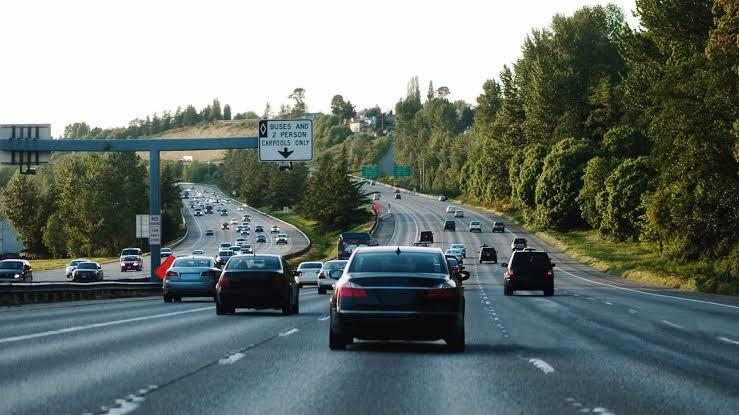
#> input picture WhatsApp Image 2022-03-15 at 8.09.38 AM.jpeg, 739 x 415 px
$ python car_pedestrian_detect.py
#> lines starting #> are read from the running program, lines starting #| are printed output that depends on the picture; after the words box and inside, x2 and y2 are one past the last pixel; in counts of white or black regions, pixels touching at a corner belong together
import cv2


# LOAD PRETRAINED DATA FROM OPEN CV Algorithm)
import xml.etree.ElementTree as ET

xmlfile = "car_detect.xml"
tree = ET.parse("car_detect.xml")
#> (reads car_detect.xml from the repository)
root = tree.getroot()

#car Data Classifier
#car_data = "car_detect.xml"

#img
img_file  = "WhatsApp Image 2022-03-15 at 8.09.38 AM.jpeg"


#Create Open Cv image
img = cv2.imread(img_file)
#> img is the input picture: shape (415, 739, 3); mean B, G, R 112.7, 117.6, 106.8

#Convert to GreyScale
black_white = cv2.cvtColor(img, cv2.COLOR_BGR2GRAY)
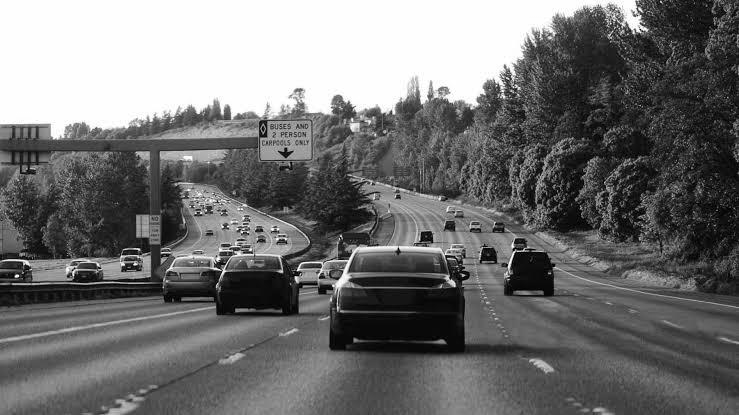
#> black_white: shape (415, 739); min 0, max 255, mean 113.8

#Create Car Classifier
car_tracker = cv2.CascadeClassifier("car_detect.xml")

#Detect Cars
cars = car_tracker.detectMultiScale(black_white)
#> cars = [[110, 244, 39, 39], [483, 206, 100, 100], [277, 160, 242, 242]]

# Draw Rectangle
for (x, y, w, h) in cars:
    cv2.rectangle(img, (x, y), (x + w, y + h), (0, 0, 255))
#> this loop made 3 passes
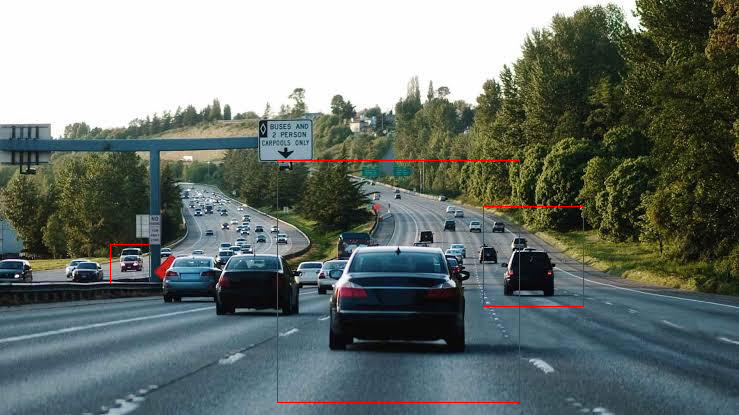
#> img: shape (415, 739, 3); 0.5% of pixels changed, all inside (x1, y1, x2, y2) = (110, 160, 584, 403)


#Display Cars Found
cv2.imshow("OutisDetect", img)

cv2.waitKey()


print("code completed")
